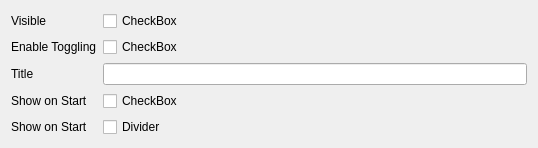
            <widget class="QWidget" name="page_7">
             <property name="geometry">
              <rect>
               <x>0</x>
               <y>0</y>
               <width>538</width>
               <height>130</height>
              </rect>
             </property>
             <attribute name="label">
              <string>Panel3</string>
             </attribute>
             <layout class="QFormLayout" name="formLayout_6">
              <item row="0" column="0">
               <widget class="QLabel" name="label_38">
                <property name="text">
                 <string>Visible</string>
                </property>
               </widget>
              </item>
              <item row="0" column="1">
               <widget class="AnimatedCheck" name="builder__panel3__visible">
                <property name="text">
                 <string>CheckBox</string>
                </property>
               </widget>
              </item>
              <item row="1" column="0">
               <widget class="QLabel" name="label_35">
                <property name="text">
                 <string>Enable Toggling</string>
                </property>
               </widget>
              </item>
              <item row="1" column="1">
               <widget class="AnimatedCheck" name="builder__panel3__toggle">
                <property name="text">
                 <string>CheckBox</string>
                </property>
               </widget>
              </item>
              <item row="2" column="0">
               <widget class="QLabel" name="label_37">
                <property name="text">
                 <string>Title</string>
                </property>
               </widget>
              </item>
              <item row="2" column="1">
               <widget class="QLineEdit" name="builder__panel3__title"/>
              </item>
              <item row="3" column="0">
               <widget class="QLabel" name="label_33">
                <property name="text">
                 <string>Show on Start</string>
                </property>
               </widget>
              </item>
              <item row="3" column="1">
               <widget class="AnimatedCheck" name="builder__panel3__show_onstart">
                <property name="text">
                 <string>CheckBox</string>
                </property>
               </widget>
              </item>
              <item row="4" column="0">
               <widget class="QLabel" name="label_39">
                <property name="text">
                 <string>Show on Start</string>
                </property>
               </widget>
              </item>
              <item row="4" column="1">
               <widget class="AnimatedCheck" name="builder__panel3__divider">
                <property name="text">
                 <string>Divider</string>
                </property>
               </widget>
              </item>
             </layout>
            </widget>
